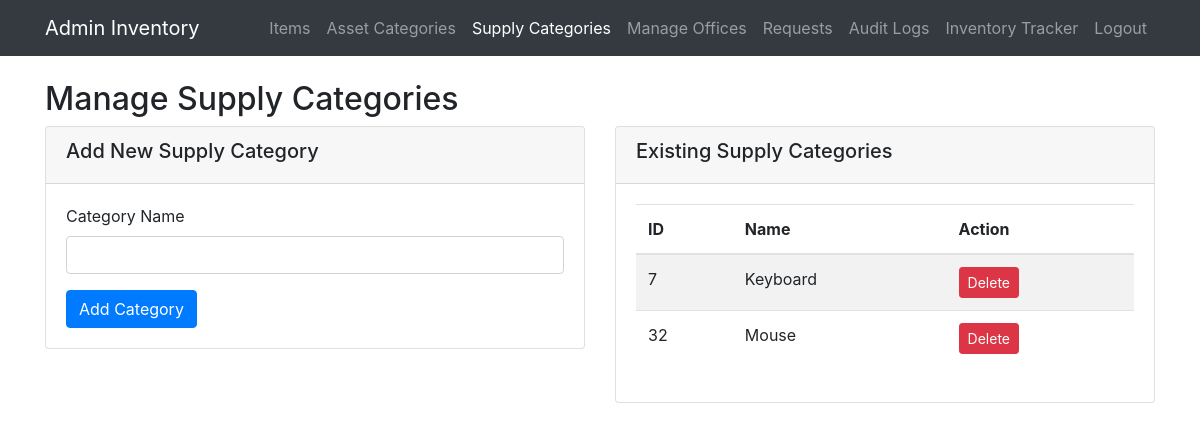
Page /admin/manage_supplies_category.php (signed in) on the committed database.
### tables this page shows
CREATE TABLE `categories` (
  `id` int(11) NOT NULL,
  `name` varchar(100) NOT NULL,
  `created_at` datetime DEFAULT current_timestamp(),
  `category_type` enum('supply','asset') NOT NULL
);

### admin/manage_supplies_category.php (the view, shortened to what this page needs)
<?php
require '../config/db.php';
$categories = $db->query("SELECT * FROM categories WHERE category_type = 'supply'")->fetch_all(MYSQLI_ASSOC);
?>
<!DOCTYPE html>
<html lang="en">
<head>
    <link rel="stylesheet" href="https://cdn.jsdelivr.net/npm/bootstrap@4.6.2/dist/css/bootstrap.min.css">
</head>
<body>
<nav class="navbar navbar-expand-lg navbar-dark bg-dark fixed-top">
    <div class="container">
        <a class="navbar-brand" href="dashboard.php">Admin Inventory</a>
        <ul class="navbar-nav ml-auto">
            <li class="nav-item"><a href="items.php" class="nav-link">Items</a></li>
            <li class="nav-item"><a href="manage_assets_category.php" class="nav-link">Asset Categories</a></li>
            <li class="nav-item"><a href="manage_supplies_category.php" class="nav-link active">Supply Categories</a></li>
            <li class="nav-item"><a href="offices.php" class="nav-link">Manage Offices</a></li>
            <li class="nav-item"><a href="requests.php" class="nav-link">Requests</a></li>
            <li class="nav-item"><a href="audit_logs.php" class="nav-link">Audit Logs</a></li>
            <li class="nav-item"><a href="tracker.php" class="nav-link">Inventory Tracker</a></li>
            <li class="nav-item"><a href="/inventory_system/logout.php" class="nav-link">Logout</a></li>
        </ul>
    </div>
</nav>
<div class="container" style="margin-top: 80px;">
    <h2>Manage Supply Categories</h2>
    <div class="row">
        <div class="col-md-6">
            <div class="card">
                <div class="card-header">
                    <h5>Add New Supply Category</h5>
                </div>
                <div class="card-body">
                    <form method="POST">
                        <div class="form-group">
                            <label for="name">Category Name</label>
                            <input type="text" class="form-control" id="name" name="name" required>
                        </div>
                        <button type="submit" name="add_category" class="btn btn-primary">Add Category</button>
                    </form>
                </div>
            </div>
        </div>
        <div class="col-md-6">
            <div class="card">
                <div class="card-header">
                    <h5>Existing Supply Categories</h5>
                </div>
                <div class="card-body">
                    <?php if (count($categories) > 0): ?>
                    <div class="table-responsive">
                        <table class="table table-striped">
                            <thead>
                                <tr>
                                    <th>ID</th>
                                    <th>Name</th>
                                    <th>Action</th>
                                </tr>
                            </thead>
                            <tbody>
                                <?php foreach ($categories as $category): ?>
                                <tr>
                                    <td><?php echo $category['id']; ?></td>
                                    <td><?php echo htmlspecialchars($category['name']); ?></td>
                                    <td>
                                        <form method="POST" style="display:inline;">
                                            <button type="submit" name="delete_category" class="btn btn-danger btn-sm"
                                                    onclick="return confirm('Are you sure you want to delete this category?');">
                                                Delete
                                            </button>
                                        </form>
                                    </td>
                                </tr>
                                <?php endforeach; ?>
                            </tbody>
                        </table>
                    </div>
                    <?php else: ?>
                    <p class="text-muted">No supply categories found.</p>
                    <?php endif; ?>
                </div>
            </div>
        </div>
    </div>
</div>
</body>
</html>

### rows in the picture
categories: id "7", name "Keyboard"
categories: id "32", name "Mouse"
